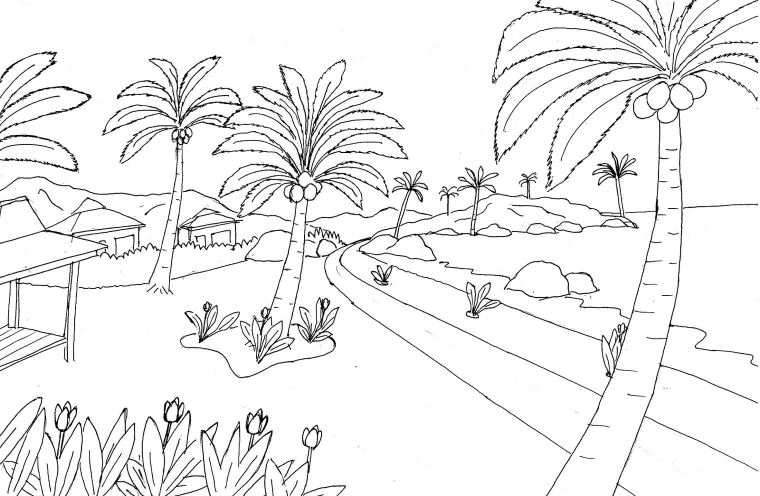
#> input picture Drive_Local/a.jpg, 1520 x 992 px (shown at 1/2 size)
$ python -i filter_service.py   (imports and definitions only)   (older library calls are emulated)
#> lines starting #> are read from the running program, lines starting #| are printed output that depends on the picture
#> further down, picture is the input picture: shape (992, 1520, 3); min 0, max 255, mean 238.4
# services/filter_service.py — Semua algoritma filter citra
# Fungsi murni: input numpy array (BGR), output numpy array.
# Diambil dari AnalisisFilterWindow.apply_filter() dan method-method di dalamnya.


import cv2
import numpy as np


# ── Filter Roberts ──────────────────────────────────────────────────────────
def apply_roberts(image_bgr: np.ndarray, threshold: int = 127) -> np.ndarray:
    """Deteksi tepi dengan operator Roberts Cross."""
#> called with threshold = 127
    gray = cv2.cvtColor(image_bgr, cv2.COLOR_BGR2GRAY)
    kx = np.array([[1, 0], [0, -1]], dtype=np.float32)
    ky = np.array([[0, 1], [-1, 0]], dtype=np.float32)
    gx = cv2.filter2D(gray, cv2.CV_32F, kx)
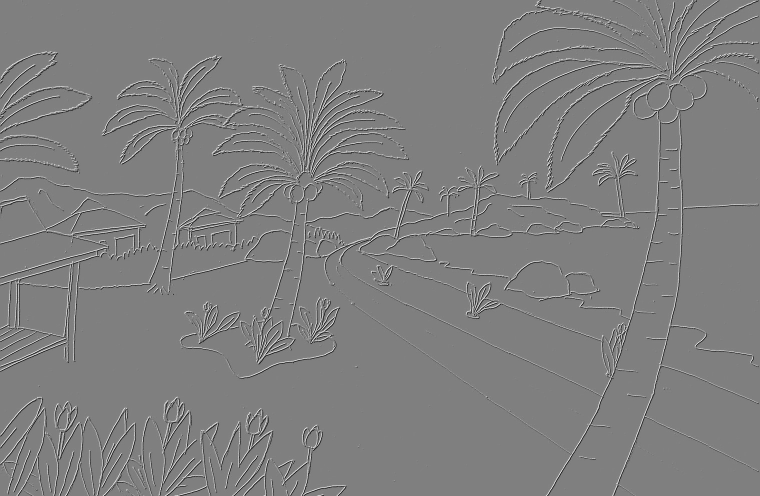
#> gx: shape (992, 1520) float32 (shown at 1/2 size); min -255, max 255, mean 0; drawn with min black and max white
    gy = cv2.filter2D(gray, cv2.CV_32F, ky)
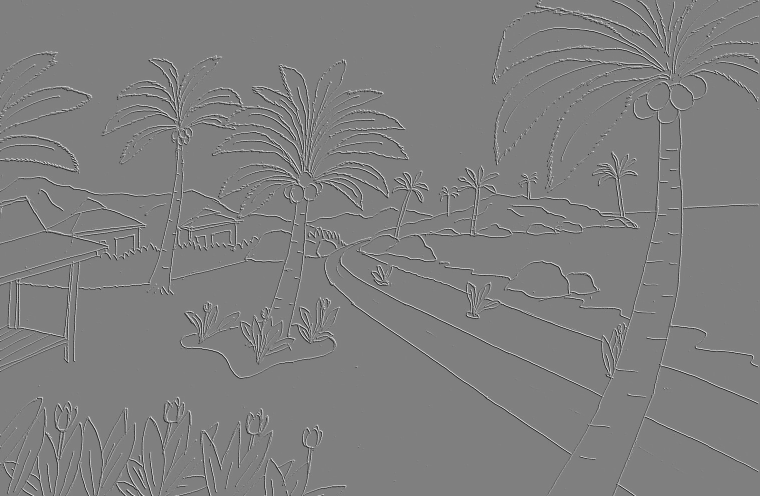
#> gy: shape (992, 1520) float32 (shown at 1/2 size); min -255, max 255, mean 0; drawn with min black and max white
    return cv2.convertScaleAbs(np.sqrt(gx * gx + gy * gy))
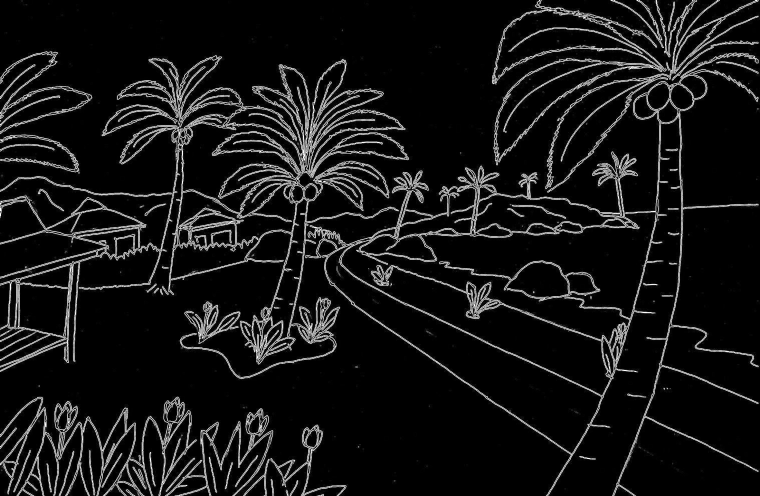
#> returned value: shape (992, 1520) (shown at 1/2 size); min 0, max 255, mean 21.4


# ── Filter Prewitt ──────────────────────────────────────────────────────────
# [108 lines left out: functions apply_prewitt, apply_sobel, apply_frei_chen, apply_canny, apply_otsu, apply_kirsch and 3 more, not called in this run]


# ── Peta filter (nama → fungsi) ───────────────────────────────────────────────
# Dipakai oleh AnalisisFilterWindow.apply_filter()
FILTER_MAP = {
    "Roberts":          apply_roberts,
    "Prewitt":          apply_prewitt,
    "Sobel":            apply_sobel,
    "Frei-Chen":        apply_frei_chen,
    "Canny":            apply_canny,
    "Otsu":             apply_otsu,
    "Kirsch":           apply_kirsch,
    "Segmentasi Warna": apply_segmentasi_warna,
    "Dwi Aras":         apply_dwi_aras,
    "Aras Jamak":       apply_aras_jamak,
}

>>> import cv2
>>> picture = cv2.imread('../Drive_Local/a.jpg')
>>> result = apply_roberts(picture)
